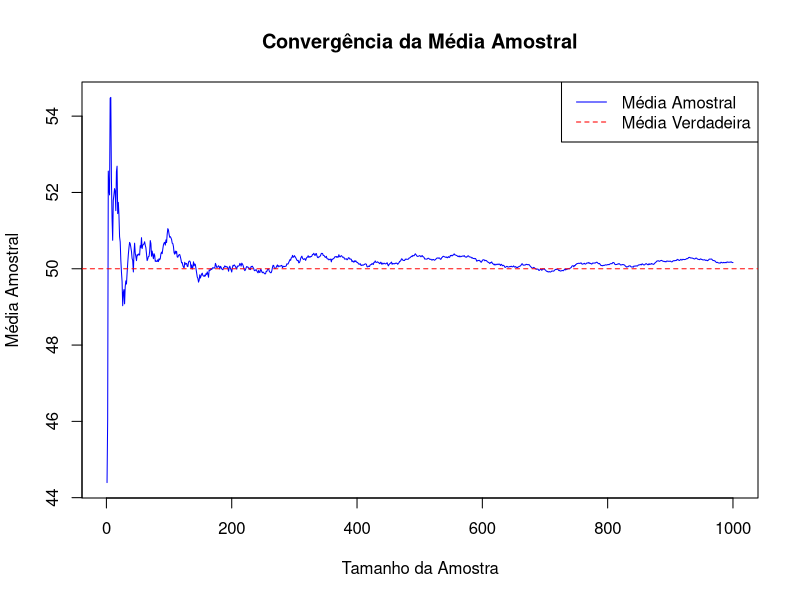
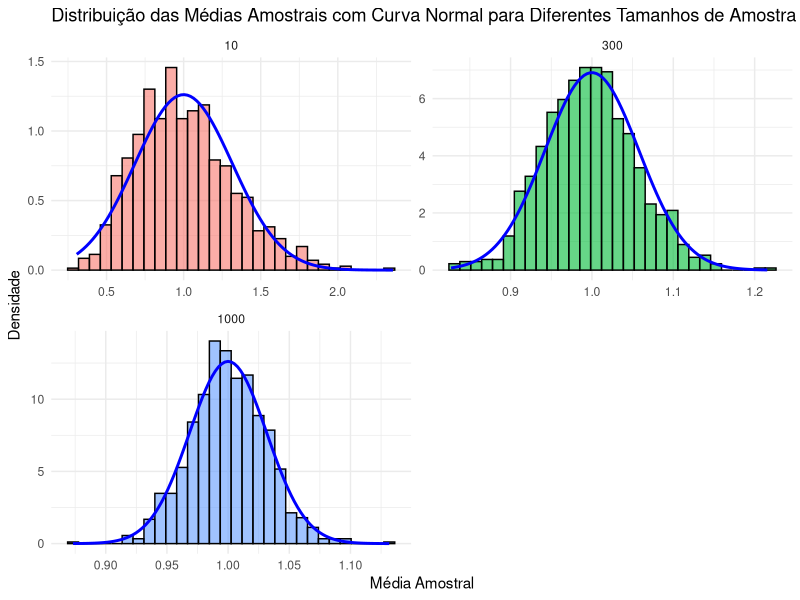

The R script that drew these images, in order:
## ---- chunk 1
# Definindo uma média populacional
true_mean <- 50

# Gerando uma amostra aleatória
set.seed(123)
sample_size <- 1000
sample_data <- rnorm(sample_size, mean = true_mean, sd = 10)

# Calculando a média amostral conforme aumentamos o tamanho da amostra
sample_means <- cumsum(sample_data) / (1:sample_size)

# Plotando a convergência
plot(sample_means, type = "l", col = "blue", 
     xlab = "Tamanho da Amostra", 
     ylab = "Média Amostral", 
     main = "Convergência da Média Amostral")
abline(h = true_mean, col = "red", lty = 2) # Linha para a média verdadeira
legend("topright", legend = c("Média Amostral", "Média Verdadeira"), 
       col = c("blue", "red"), lty = c(1, 2))

## ---- chunk 2
# Configurações iniciais
set.seed(123)
library(ggplot2)

# Função para gerar médias amostrais
generate_means <- function(n, iter = 1000) {
  means <- replicate(iter, mean(rexp(n, rate = 1))) # Exponencial com lambda = 1
  return(means)
}

# Tamanhos de amostra
sample_sizes <- c(10, 300, 1000)
means_data <- data.frame(
  mean = c(generate_means(10), generate_means(300), generate_means(1000)),
  sample_size = factor(rep(sample_sizes, each = 1000))
)

# Calculando médias e desvios padrão para as curvas normais
mean_exp <- 1  # Média da distribuição exponencial com lambda = 1
std_dev_exp <- 1  # Desvio padrão da distribuição exponencial

# Plotando os histogramas com curvas normais sobrepostas
ggplot(means_data, aes(x = mean, fill = sample_size)) +
  geom_histogram(aes(y = ..density..), bins = 30, alpha = 0.6, color = "black") +
  stat_function(
    fun = dnorm, 
    args = list(mean = mean_exp, sd = std_dev_exp / sqrt(10)),
    color = "blue", size = 1, data = subset(means_data, sample_size == 10)
  ) +
  stat_function(
    fun = dnorm, 
    args = list(mean = mean_exp, sd = std_dev_exp / sqrt(300)),
    color = "blue", size = 1, data = subset(means_data, sample_size == 300)
  ) +
  stat_function(
    fun = dnorm, 
    args = list(mean = mean_exp, sd = std_dev_exp / sqrt(1000)),
    color = "blue", size = 1, data = subset(means_data, sample_size == 1000)
  ) +
  facet_wrap(~ sample_size, ncol = 2, scales = "free") +
  labs(title = "Distribuição das Médias Amostrais com Curva Normal para Diferentes Tamanhos de Amostra",
       x = "Média Amostral",
       y = "Densidade",
       fill = "Tamanho da Amostra") +
  theme_minimal() +
  theme(legend.position = "none")


